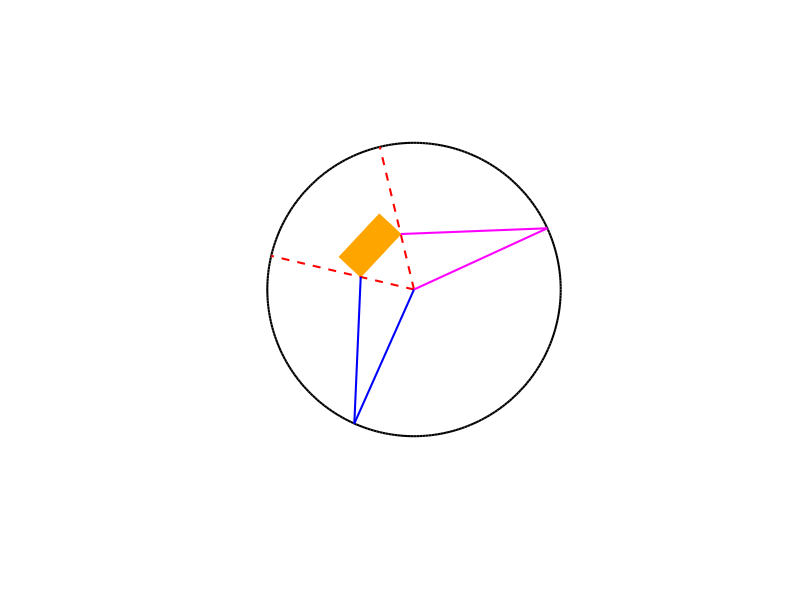

MATLAB code for this plot:
% Rectangle parameters
l = 1.2;               % Length
w = 0.6;               % Width
alpha = -0.9;          % Center X
beta = 0.9;            % Center Y
phi = 0.820305;        % Inclination

r = 3;

% Draw Circle
theta = linspace(0, 2*pi, 300);
plot(r * cos(theta), r * sin(theta), 'k', 'LineWidth', 1.5);
hold on;

% Compute Rectangle Vertices
M_x = alpha - l*cos(phi)/2;
N_x = alpha + l*cos(phi)/2;
M_y = beta - l*sin(phi)/2;
N_y = beta + l*sin(phi)/2;
obstacle.vertices = [
    M_x - w*sin(phi)/2, M_y + w*cos(phi)/2;
    N_x - w*sin(phi)/2, N_y + w*cos(phi)/2;
    M_x + w*sin(phi)/2, M_y - w*cos(phi)/2;
    N_x + w*sin(phi)/2, N_y - w*cos(phi)/2
];
obstacle.faces = [1 2 4; 1 4 3];

obstacle_vertices = obstacle.vertices;
save('obstacle_vertices.mat', 'obstacle_vertices');


patch('Faces', obstacle.faces, 'Vertices', obstacle.vertices, ...
      'FaceColor', [255 165 0]/255, 'EdgeColor', [255 165 0]/255);

axis equal off
xlim([-5 5]); ylim([-5 5]);

% ---------- ANGULAR UTILS ----------
angle_wrap = @(a) mod(a, 2*pi);

% ---------- DISTANCES ----------
dists = sqrt(sum(obstacle.vertices.^2, 2));
inside = dists < r;
outside = dists > r;

% ---------- INTERSECTION FUNCTION ----------
function P = circle_line_intersect(p1, p2, r)
    dp = p2 - p1;
    a = dp(1)^2 + dp(2)^2;
    b = 2 * (dp(1) * p1(1) + dp(2) * p1(2));
    c = p1(1)^2 + p1(2)^2 - r^2;
    disc = b^2 - 4*a*c;
    P = [];
    if disc >= 0
        sqrt_disc = sqrt(disc);
        t1 = (-b + sqrt_disc) / (2*a);
        t2 = (-b - sqrt_disc) / (2*a);
        for t = [t1 t2]
            if t >= 0 && t <= 1
                P = [P; p1 + t * dp];
            end
        end
    end
end

% ---------- DETERMINE COLLISION POINTS ----------
points = [];
if all(inside)
    points = obstacle.vertices;
elseif sum(inside) == 3
    idx_out = find(outside);   % Only one
    idx_in = find(inside);     % Three
    for i = 1:length(idx_in)
        p1 = obstacle.vertices(idx_out, :);
        p2 = obstacle.vertices(idx_in(i), :);
        pts = circle_line_intersect(p1, p2, r);
        points = [points; pts];
    end
    points = [points; obstacle.vertices(inside,:)];
elseif sum(inside) == 2
    idx_out = find(outside);
    idx_in = find(inside);
    for i = 1:2
        for j = 1:2
            p1 = obstacle.vertices(idx_out(i), :);
            p2 = obstacle.vertices(idx_in(j), :);
            pts = circle_line_intersect(p1, p2, r);
            points = [points; pts];
        end
    end
    points = [points; obstacle.vertices(inside,:)];
elseif sum(inside) == 1
    idx_in = find(inside);
    idx_out = find(outside);
    for i = 1:3
        p1 = obstacle.vertices(idx_out(i), :);
        p2 = obstacle.vertices(idx_in, :);
        pts = circle_line_intersect(p1, p2, r);
        points = [points; pts];
    end
    points = [points; obstacle.vertices(idx_in,:)];
elseif all(outside)
    for i = 1:4
        j = mod(i,4)+1;
        p1 = obstacle.vertices(i,:);
        p2 = obstacle.vertices(j,:);
        pts = circle_line_intersect(p1, p2, r);
        points = [points; pts];
    end
end

% ---------- FIND MAX ANGULAR SPAN ----------
angles = atan2(points(:,2), points(:,1));
n = length(angles);
max_span = 0;
for i = 1:n
    for j = i+1:n
        a1 = angle_wrap(angles(i));
        a2 = angle_wrap(angles(j));
        span = mod(a2 - a1, 2*pi);
        if span > pi
            span = 2*pi - span;
        end
        if span > max_span
            max_span = span;
            idx1 = i;
            idx2 = j;
        end
    end
end

% ---------- DRAW COLLISION RADII ----------
p1 = points(idx1, :);
p2 = points(idx2, :);
theta1 = atan2(p1(2), p1(1));
theta2 = atan2(p2(2), p2(1));
plot([0 r*cos(theta1)], [0 r*sin(theta1)], 'r--', 'LineWidth', 1.5);
plot([0 r*cos(theta2)], [0 r*sin(theta2)], 'r--', 'LineWidth', 1.5);

% ---------- EXTEND TO CIRCLE EDGE ----------
colors = ['b', 'm'];
endpoints = zeros(2,2);
vertices_to_check = [idx1, idx2];

is_in_sector = @(x, y, th1, th2) (sqrt(x^2 + y^2) <= r) && ...
    (mod(atan2(y, x) - th1, 2*pi) <= mod(th2 - th1, 2*pi));

theta_min = angle_wrap(atan2(p1(2), p1(1)));
theta_max = angle_wrap(atan2(p2(2), p2(1)));

% Ensure theta_min < theta_max
if mod(theta_max - theta_min, 2*pi) > pi
    temp = theta_min;
    theta_min = theta_max;
    theta_max = temp;
end

for k = 1:2
    vx = points(vertices_to_check(k),1);
    vy = points(vertices_to_check(k),2);
    A = vx; B = vy;
    C = (vx^2 + vy^2) / (2*r);
    R = sqrt(A^2 + B^2);
    delta = atan2(B, A);
    found = false;
    if abs(C/R) <= 1
        sol = mod([delta + acos(C/R), delta - acos(C/R)], 2*pi);
        for a = sol
            px = r * cos(a);
            py = r * sin(a);
            % Check sample points
            t_vals = [0.1, 0.25, 0.5, 0.75, 0.9];
            pts = (1 - t_vals') * [vx vy] + t_vals' * [px py];
            safe = true;
            for i = 1:length(t_vals)
                if is_in_sector(pts(i,1), pts(i,2), theta_min, theta_max)
                    safe = false; break;
                end
            end
            if safe
                plot([vx px], [vy py], [colors(k) '-'], 'LineWidth', 1.5);
                plot([0 px], [0 py], [colors(k) '-'], 'LineWidth', 1.5);
                endpoints(k,:) = [px py];
                break;
            end
        end
    end
end

% ---------- PRINT ANGLES OF CIRCUMFERENCE POINTS (IN DEGREES) ----------
for k = 1:2
    px = endpoints(k,1);
    py = endpoints(k,2);
    angle_deg = mod(rad2deg(atan2(py, px)), 360);  % Ensure angle in [0, 360)
    if k == 1
        fprintf('Blue    - %.2f degrees\n', angle_deg);
    else
        fprintf('Magenta - %.2f degrees\n', angle_deg);
    end
end



